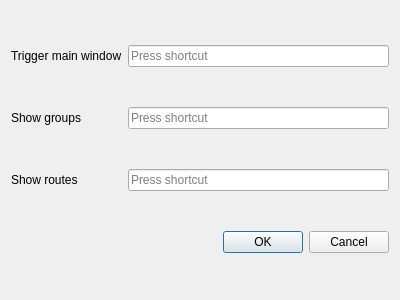
<?xml version="1.0" encoding="UTF-8"?>
<ui version="4.0">
 <class>DialogHotkey</class>
 <widget class="QDialog" name="DialogHotkey">
  <property name="geometry">
   <rect>
    <x>0</x>
    <y>0</y>
    <width>400</width>
    <height>300</height>
   </rect>
  </property>
  <property name="windowTitle">
   <string>Hot key</string>
  </property>
  <layout class="QGridLayout" name="gridLayout">
   <item row="0" column="0">
    <widget class="QLabel" name="label">
     <property name="text">
      <string>Trigger main window</string>
     </property>
    </widget>
   </item>
   <item row="1" column="1">
    <widget class="QtExtKeySequenceEdit" name="show_groups"/>
   </item>
   <item row="3" column="1">
    <widget class="QDialogButtonBox" name="buttonBox">
     <property name="focusPolicy">
      <enum>Qt::StrongFocus</enum>
     </property>
     <property name="standardButtons">
      <set>QDialogButtonBox::Cancel|QDialogButtonBox::Ok</set>
     </property>
    </widget>
   </item>
   <item row="2" column="0">
    <widget class="QLabel" name="label_4">
     <property name="text">
      <string>Show routes</string>
     </property>
    </widget>
   </item>
   <item row="0" column="1">
    <widget class="QtExtKeySequenceEdit" name="show_mainwindow"/>
   </item>
   <item row="2" column="1">
    <widget class="QtExtKeySequenceEdit" name="show_routes"/>
   </item>
   <item row="1" column="0">
    <widget class="QLabel" name="label_3">
     <property name="text">
      <string>Show groups</string>
     </property>
    </widget>
   </item>
  </layout>
 </widget>
 <customwidgets>
  <customwidget>
   <class>QtExtKeySequenceEdit</class>
   <extends>QKeySequenceEdit</extends>
   <header>3rdparty/QtExtKeySequenceEdit.h</header>
  </customwidget>
 </customwidgets>
 <tabstops>
  <tabstop>buttonBox</tabstop>
  <tabstop>show_mainwindow</tabstop>
  <tabstop>show_groups</tabstop>
  <tabstop>show_routes</tabstop>
 </tabstops>
 <resources/>
 <connections>
  <connection>
   <sender>buttonBox</sender>
   <signal>accepted()</signal>
   <receiver>DialogHotkey</receiver>
   <slot>accept()</slot>
   <hints>
    <hint type="sourcelabel">
     <x>258</x>
     <y>255</y>
    </hint>
    <hint type="destinationlabel">
     <x>199</x>
     <y>149</y>
    </hint>
   </hints>
  </connection>
  <connection>
   <sender>buttonBox</sender>
   <signal>rejected()</signal>
   <receiver>DialogHotkey</receiver>
   <slot>reject()</slot>
   <hints>
    <hint type="sourcelabel">
     <x>258</x>
     <y>255</y>
    </hint>
    <hint type="destinationlabel">
     <x>199</x>
     <y>149</y>
    </hint>
   </hints>
  </connection>
 </connections>
</ui>
